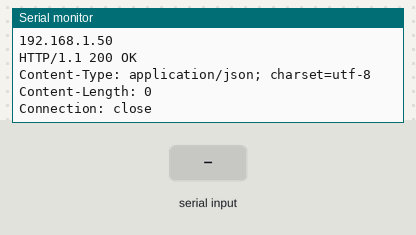
Bench run of a sketch on a simulated ESP8266 (NodeMCU). On the bench: the last lines printed to the serial monitor. The inputs (shaded band) are chosen by the test bench. WiFi joins after 1.5 s; servers stay silent unless stated; uploads are accepted with an empty reply.

Above: at 2.7 s.
2.8 s: "1\n" received over Serial
At 10.3 s:
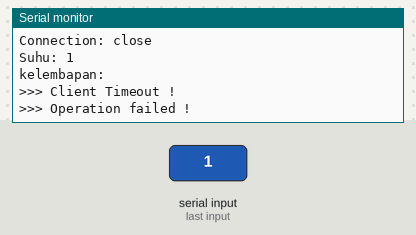
10.4 s: "0\n" received over Serial
At 16.7 s:
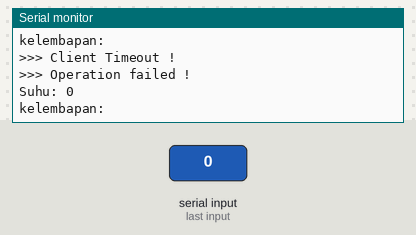
17.5 s: "2\n" received over Serial
At 24.2 s:
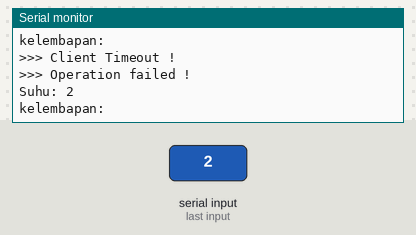

Measured:
- after the input at 2.8 s, the serial monitor: prints a new line after 6.2 s (image 1)
- after the input at 10.4 s, the serial monitor: prints a new line after 5.8 s (image 2)
- after the input at 17.5 s, the serial monitor: prints a new line after 5.9 s (image 3)

The sketch:

nyoba-dht22-nodemcu.ino
```cpp
#include <ESP8266WiFi.h>
#include <WiFiClient.h>

String sentence;
String suhu;
String kelembapan;

// Current time
unsigned long currentTime = millis();
// Previous time
unsigned long previousTime = 0;
// Define timeout time in milliseconds (example: 2000ms = 2s)
const long timeoutTime = 2000;

const char* ssid = "localhost";
const char* password = "";
const char* host = "192.168.1.9";
const int port = 80;

WiFiClient client;

void setup() {
  // put your setup code here, to run once:
  Serial.begin(115200);
  while (!Serial) {; // wait for serial port to connect. Needed for native USB port only
  }
  // Networking
  Serial.print("Connecting to ");
  Serial.println(ssid);
  WiFi.begin(ssid, password);
  while (WiFi.status() != WL_CONNECTED) {
    delay(500);
    Serial.print(".");
  }
  Serial.println("");
  Serial.println("WiFi connected.");
  Serial.println("IP address: ");
  Serial.println(WiFi.localIP());
}

void loop() {
  if (!client.connect(host, port)) {
    Serial.println("Connection failed");
    return;
  }
  // put your main code here, to run repeatedly:
  if (Serial.available()) {

//    Serial.write(Serial.read());
    sentence = Serial.readString();
    suhu = String(getValue(sentence,' ',0));
    Serial.print("Suhu: ");
    Serial.println(suhu);

    kelembapan = String(getValue(sentence,' ',1));
    Serial.print("kelembapan:");
    Serial.println(kelembapan);
    }
    kirim();
    delay(5000);
}
void kirim()   //CONNECTING WITH MYSQL
 {
String apiUrl = "/lomba/kirim.php?";
  apiUrl += "data4="+String(suhu);
  apiUrl += "&data5="+String(kelembapan);

  // Set header Request
  client.print(String("POST ") + apiUrl + " HTTP/1.1\r\n" +
               "Host: " + host + "\r\n" +
               "Connection: close\r\n\r\n");

  // Pastikan tidak berlarut-larut
  unsigned long timeout = millis();
  while (client.available() == 0) {
    if (millis() - timeout > 1000) {
      Serial.println(">>> Client Timeout !");
      Serial.println(">>> Operation failed !");
      client.stop();
      return;
    }
  }
  // Baca hasil balasan dari PHP
  while (client.available()) {
    String line = client.readStringUntil('\r');
    Serial.println(line);
  }
}

String getValue(String data, char separator, int index){
  int found = 0;
  int strIndex[] = {0,-1};
  int maxIndex = data.length()-1;

  for(int i =0; i<=maxIndex && found<=index; i++ ){
    if(data.charAt(i)==separator || i==maxIndex){
      found++;
      strIndex[0] = strIndex[1]+1;
      strIndex[1] = (i == maxIndex) ? i+1 : i;
    }
  }
  return found>index ? data.substring(strIndex[0], strIndex[1]): "";
}
```
